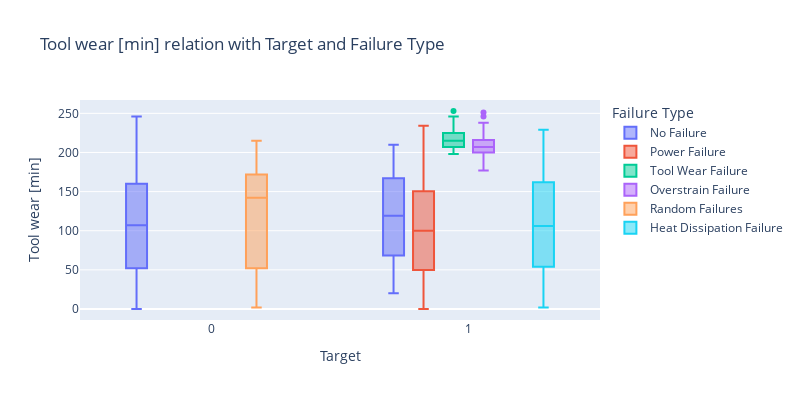

The notebook cell this image was saved under:
### Code cell
# Tool wear [min] relation with Target/Failure Type
fig = px.box(data,
             y      =  "Tool wear [min]",
             x      =  "Target",
             title  =  "Tool wear [min] relation with Target and Failure Type",
             color  =  "Failure Type",
             width  =  800,
             height =  400)
fig.show()

### Figure 1 — Plotly figure (JSON) as saved in the notebook; plotly's stock layout.template omitted (floating-point values rounded to 4 significant figures; data arrays with more than 128 entries replaced by an {"elided": "..."} marker saying what was removed)
{"data": [{"alignmentgroup": "True", "hovertemplate": "Failure Type=No Failure<br>Target=%{x}<br>Tool wear [min]=%{y}<extra></extra>", "legendgroup": "No Failure", "marker": {"color": "#636efa"}, "name": "No Failure", "notched": false, "offsetgroup": "No Failure", "orientation": "v", "showlegend": true, "type": "box", "x": {"elided": "9652 int values"}, "x0": " ", "xaxis": "x", "y": {"elided": "9652 int values"}, "y0": " ", "yaxis": "y"}, {"alignmentgroup": "True", "hovertemplate": "Failure Type=Power Failure<br>Target=%{x}<br>Tool wear [min]=%{y}<extra></extra>", "legendgroup": "Power Failure", "marker": {"color": "#EF553B"}, "name": "Power Failure", "notched": false, "offsetgroup": "Power Failure", "orientation": "v", "showlegend": true, "type": "box", "x": [1, 1, 1, 1, 1, 1, 1, 1, 1, 1, 1, 1, 1, 1, 1, 1, 1, 1, 1, 1, 1, 1, 1, 1, 1, 1, 1, 1, 1, 1, 1, 1, 1, 1, 1, 1, 1, 1, 1, 1, 1, 1, 1, 1, 1, 1, 1, 1, 1, 1, 1, 1, 1, 1, 1, 1, 1, 1, 1, 1, 1, 1, 1, 1, 1, 1, 1, 1, 1, 1, 1, 1, 1, 1, 1, 1, 1, 1, 1, 1, 1, 1, 1, 1, 1, 1, 1, 1, 1, 1, 1, 1, 1, 1, 1], "x0": " ", "xaxis": "x", "y": [143, 191, 20, 86, 119, 19, 127, 61, 118, 31, 213, 89, 149, 24, 18, 100, 105, 153, 98, 194, 142, 176, 189, 57, 67, 125, 42, 119, 179, 134, 30, 76, 20, 45, 159, 81, 15, 21, 124, 194, 2, 169, 205, 153, 31, 85, 114, 205, 215, 111, 142, 80, 84, 71, 52, 94, 5, 26, 161, 65, 234, 0, 122, 127, 139, 208, 66, 10, 189, 49, 92, 75, 0, 100, 18, 170, 17, 209, 62, 64, 136, 149, 3, 91, 143, 111, 64, 102, 151, 207, 172, 0, 92, 12, 172], "y0": " ", "yaxis": "y"}, {"alignmentgroup": "True", "hovertemplate": "Failure Type=Tool Wear Failure<br>Target=%{x}<br>Tool wear [min]=%{y}<extra></extra>", "legendgroup": "Tool Wear Failure", "marker": {"color": "#00cc96"}, "name": "Tool Wear Failure", "notched": false, "offsetgroup": "Tool Wear Failure", "orientation": "v", "showlegend": true, "type": "box", "x": [1, 1, 1, 1, 1, 1, 1, 1, 1, 1, 1, 1, 1, 1, 1, 1, 1, 1, 1, 1, 1, 1, 1, 1, 1, 1, 1, 1, 1, 1, 1, 1, 1, 1, 1, 1, 1, 1, 1, 1, 1, 1, 1, 1, 1], "x0": " ", "xaxis": "x", "y": [208, 206, 220, 225, 209, 198, 225, 203, 221, 246, 203, 214, 207, 207, 228, 235, 218, 233, 211, 234, 215, 205, 215, 253, 234, 227, 206, 210, 210, 208, 217, 216, 214, 232, 222, 209, 225, 203, 222, 207, 204, 217, 200, 205, 218], "y0": " ", "yaxis": "y"}, {"alignmentgroup": "True", "hovertemplate": "Failure Type=Overstrain Failure<br>Target=%{x}<br>Tool wear [min]=%{y}<extra></extra>", "legendgroup": "Overstrain Failure", "marker": {"color": "#ab63fa"}, "name": "Overstrain Failure", "notched": false, "offsetgroup": "Overstrain Failure", "orientation": "v", "showlegend": true, "type": "box", "x": [1, 1, 1, 1, 1, 1, 1, 1, 1, 1, 1, 1, 1, 1, 1, 1, 1, 1, 1, 1, 1, 1, 1, 1, 1, 1, 1, 1, 1, 1, 1, 1, 1, 1, 1, 1, 1, 1, 1, 1, 1, 1, 1, 1, 1, 1, 1, 1, 1, 1, 1, 1, 1, 1, 1, 1, 1, 1, 1, 1, 1, 1, 1, 1, 1, 1, 1, 1, 1, 1, 1, 1, 1, 1, 1, 1, 1, 1], "x0": " ", "xaxis": "x", "y": [216, 218, 202, 216, 218, 203, 222, 199, 215, 202, 200, 202, 213, 226, 228, 212, 189, 218, 186, 195, 218, 220, 207, 228, 191, 212, 231, 207, 195, 183, 195, 212, 182, 187, 207, 231, 204, 208, 194, 213, 200, 205, 246, 251, 213, 208, 203, 177, 190, 204, 192, 216, 208, 206, 212, 202, 208, 189, 191, 198, 194, 222, 209, 215, 203, 220, 207, 212, 207, 217, 201, 203, 216, 229, 231, 238, 187, 206], "y0": " ", "yaxis": "y"}, {"alignmentgroup": "True", "hovertemplate": "Failure Type=Random Failures<br>Target=%{x}<br>Tool wear [min]=%{y}<extra></extra>", "legendgroup": "Random Failures", "marker": {"color": "#FFA15A"}, "name": "Random Failures", "notched": false, "offsetgroup": "Random Failures", "orientation": "v", "showlegend": true, "type": "box", "x": [0, 0, 0, 0, 0, 0, 0, 0, 0, 0, 0, 0, 0, 0, 0, 0, 0, 0], "x0": " ", "xaxis": "x", "y": [132, 144, 166, 189, 140, 95, 2, 170, 215, 12, 52, 172, 180, 16, 181, 91, 160, 41], "y0": " ", "yaxis": "y"}, {"alignmentgroup": "True", "hovertemplate": "Failure Type=Heat Dissipation Failure<br>Target=%{x}<br>Tool wear [min]=%{y}<extra></extra>", "legendgroup": "Heat Dissipation Failure", "marker": {"color": "#19d3f3"}, "name": "Heat Dissipation Failure", "notched": false, "offsetgroup": "Heat Dissipation Failure", "orientation": "v", "showlegend": true, "type": "box", "x": [1, 1, 1, 1, 1, 1, 1, 1, 1, 1, 1, 1, 1, 1, 1, 1, 1, 1, 1, 1, 1, 1, 1, 1, 1, 1, 1, 1, 1, 1, 1, 1, 1, 1, 1, 1, 1, 1, 1, 1, 1, 1, 1, 1, 1, 1, 1, 1, 1, 1, 1, 1, 1, 1, 1, 1, 1, 1, 1, 1, 1, 1, 1, 1, 1, 1, 1, 1, 1, 1, 1, 1, 1, 1, 1, 1, 1, 1, 1, 1, 1, 1, 1, 1, 1, 1, 1, 1, 1, 1, 1, 1, 1, 1, 1, 1, 1, 1, 1, 1, 1, 1, 1, 1, 1, 1, 1, 1, 1, 1, 1, 1], "x0": " ", "xaxis": "x", "y": [113, 166, 22, 34, 67, 88, 130, 101, 108, 110, 126, 153, 208, 210, 213, 22, 40, 47, 73, 79, 85, 90, 109, 126, 134, 148, 155, 159, 161, 8, 41, 93, 97, 101, 111, 125, 154, 174, 180, 182, 187, 20, 64, 70, 77, 147, 166, 197, 229, 6, 12, 36, 53, 55, 61, 92, 107, 134, 148, 163, 165, 197, 10, 20, 67, 86, 106, 144, 161, 168, 187, 6, 11, 25, 40, 65, 106, 115, 117, 146, 164, 172, 174, 200, 226, 228, 9, 32, 44, 60, 148, 187, 192, 200, 210, 215, 219, 2, 8, 29, 51, 62, 66, 86, 93, 112, 30, 34, 42, 59, 69, 90], "y0": " ", "yaxis": "y"}], "layout": {"boxmode": "group", "height": 400, "legend": {"title": {"text": "Failure Type"}, "tracegroupgap": 0}, "title": {"text": "Tool wear [min] relation with Target and Failure Type"}, "width": 800, "xaxis": {"anchor": "y", "domain": [0, 1], "title": {"text": "Target"}}, "yaxis": {"anchor": "x", "domain": [0, 1], "title": {"text": "Tool wear [min]"}}}}
